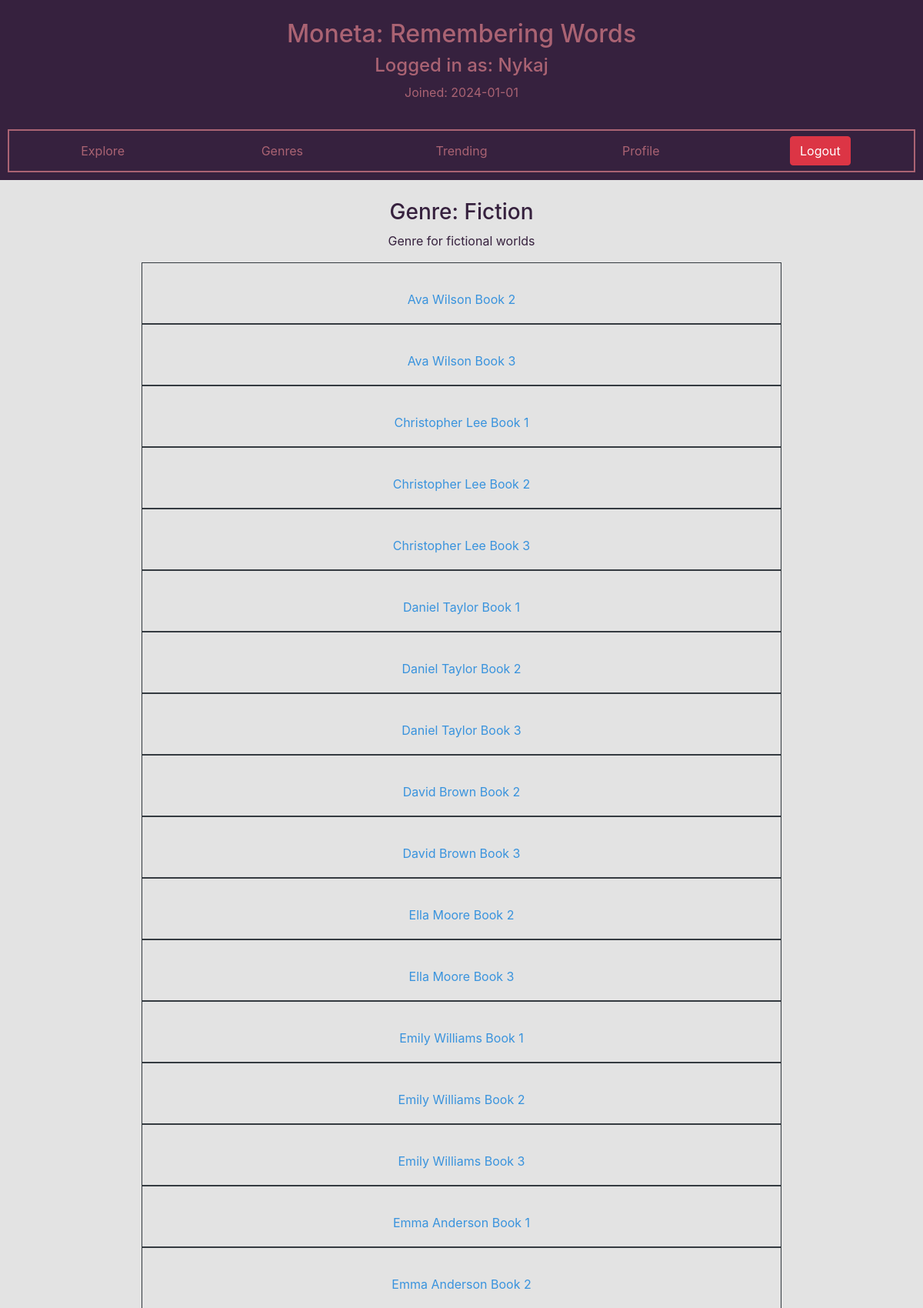
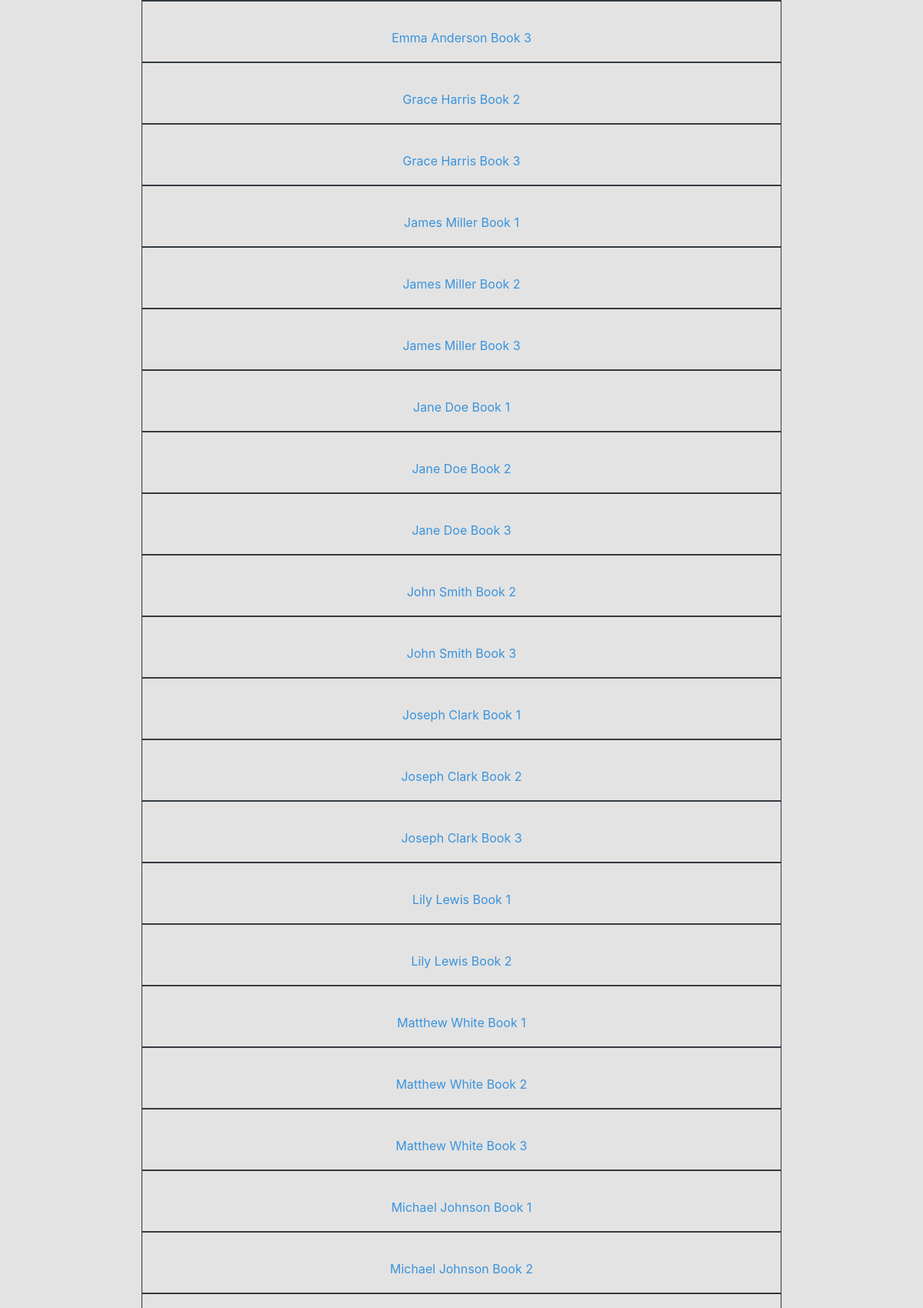
Screenshot of /sections/Fiction (signed in, upper part) with the database file from the repository (2 pictures, top to bottom).
### moneta/models.py (models this page shows, shortened)
class User(db.Model,UserMixin):
    __tablename__ = "user"
    id = db.Column(db.Integer,primary_key = True)
    username = db.Column(db.String(20),nullable=False,unique=True)
    password = db.Column(db.String(60),nullable=True)
    email = db.Column(db.String(60),nullable=False,unique=True)
    doj = db.Column(db.DateTime, nullable=False, default = date.today())
    is_librarian = db.Column(db.Integer,nullable = False, default = 0)
    borrowed = db.relationship('Borrow',backref='user',lazy=True)
    returned = db.relationship('Return',backref='user',lazy=True)
    comments = db.relationship('Comment',backref = 'user', lazy=True)
    requested = db.relationship('Requested',backref = 'user', lazy=True)

class Section(db.Model):
    __tablename__ = "section"
    id = db.Column(db.Integer,primary_key = True)
    name = db.Column(db.String(40), unique = True, nullable = False)
    doc = db.Column(db.DateTime, default = date.today()) #Unused
    description = db.Column(db.String(256))
    books = db.relationship('Book',secondary=category,backref = db.backref('sections',lazy='dynamic') )

class Book(db.Model):
    __tablename__ = "book"
    id = db.Column(db.Integer,primary_key = True)
    name = db.Column(db.String(80), unique = True, nullable = False)
    description = db.Column(db.Text)
    ratings = db.relationship('Rating',backref='book',lazy=True)
    comments = db.relationship('Comment',backref = 'book', lazy=True)
    borrowed = db.relationship('Borrow',backref = 'book',lazy=True)
    requested = db.relationship('Requested',backref = 'book',lazy=True)

### moneta/routes.py (the view)
@app.route("/sections/<name>")
@normal_user_required
def selected_genre(name):
    section = Section.query.filter(func.lower(Section.name) == name.lower()).scalar()
    if not section:
        return render_template('user_specific/non_existant.html')
    return render_template('user_specific/specific_section.html',genre = section)

### moneta/routes.py (called while the page is built, shortened)
@login_manager.user_loader
def load_user(user_id):
    user = User.query.filter_by(id=user_id).first()
    app.logger.info(f"User {user.username} was loaded!")
    return user

def normal_user_required(fun):
    @wraps(fun)
    def inner(*args,**kwargs):
        if not current_user.is_anonymous and not current_user.is_librarian:
            return fun(*args,**kwargs)
    return inner

### moneta/templates/user_specific/specific_section.html
{% extends "user_specific/dashboard.html" %}
{% block main_body %}
    <div class="container text-center">
        <h3 class="help-text">Genre: {{ genre.name.title() }}</h3>
        <p class="help-text">{{genre.description}}</p>
        {% for book in genre.books %}
            <div class="mx-auto text-center border border-dark p-1" style="width:75%">
                <br>
                <h5><a class="btn link-text" href="{{ url_for('selected_book',id = book.id) }}">{{book.name}}</a></h5>
            </div>
        {% endfor %}
    </div>
{% endblock %}

### moneta/templates/user_specific/dashboard.html
{% extends "base_templates/base.html" %}
{% block header_element %}
    <div class="container-flexible" id="header-container">
        <div class="row text-center header-container-element" id="header-container-info">
            <div class="col" id="header-container-info-content">
                <h2 class="header-info-content-text">Moneta: Remembering Words</h2>
                <h4 class="header-info-content-text">Logged in as: {{ current_user.username }} </h4>
                <p class="header-info-content-text">Joined: {{current_user.doj.__str__()[:10:]}}</p>
            </div>
        </div>
        <div class="row text-center header-container-element" id="header-container-links">
            <div class="col header-link-div"><a class="btn header-link" href="{{ url_for('search') }}">Explore</a></div>
            <div class="col header-link-div"><a class="btn header-link" href="{{ url_for('genre') }}">Genres</a></div>
            <div class="col header-link-div"><a class="btn header-link" href="{{ url_for('trending') }}">Trending</a></div>
            <div class="col header-link-div"><a class="btn header-link" href="{{ url_for('home') }}">Profile</a></div>
            <div class="col header-link-div"><a class="btn btn-danger" href="{{ url_for('logout') }}">Logout</a></div>
        </div>
    </div>
{% endblock %}

### moneta/static/custom/global_styles.css (style rules this page uses)
:root { --custom_primary: rgb(57,147,221); --custom_secondary: rgb(84,122,65); --custom_tertiary: rgb(170,99,115); --custom_accent_light: rgb(227,227,227); --custom_accent_dark: rgb(54,33,62); }
body { background-color: var(--custom_accent_light); overflow-x: hidden; min-height: 100vh; display: flex; flex-direction: column; }

### moneta/static/custom/header_styles.css (style rules this page uses)
#header-container { padding: 5px; margin-bottom: 10px; background-color: var(--custom_accent_dark); }
.header-container-element { padding: 5px; margin: 5px; margin-top: 15px; }
.header-link-div { margin: 2px; }
.header-link { color: var(--custom_tertiary); }
.header-info-content-text { color: var(--custom_tertiary); }
#header-container-links { border: 2px solid var(--custom_tertiary); }

### moneta/static/custom/content_text_styles.css (style rules this page uses)
.link-text { color: var(--custom_primary); }
.help-text { color: var(--custom_accent_dark); }

### rows the page displays
User: username "Nykaj", doj "2024-01-01"
Section: name "Fiction", description "Genre for fictional worlds"
Book: name "Ava Wilson Book 2"
Book: name "Ava Wilson Book 3"
Book: name "Christopher Lee Book 1"
Book: name "Christopher Lee Book 2"
Book: name "Christopher Lee Book 3"
Book: name "Daniel Taylor Book 1"
Book: name "Daniel Taylor Book 2"
Book: name "Daniel Taylor Book 3"
Book: name "David Brown Book 2"
Book: name "David Brown Book 3"
Book: name "Ella Moore Book 2"
Book: name "Ella Moore Book 3"
Book: name "Emily Williams Book 1"
Book: name "Emily Williams Book 2"
Book: name "Emily Williams Book 3"
Book: name "Emma Anderson Book 1"
Book: name "Emma Anderson Book 2"
Book: name "Emma Anderson Book 3"
Book: name "Grace Harris Book 2"
Book: name "Grace Harris Book 3"
Book: name "James Miller Book 1"
Book: name "James Miller Book 2"
Book: name "James Miller Book 3"
Book: name "Jane Doe Book 1"
Book: name "Jane Doe Book 2"
Book: name "Jane Doe Book 3"
Book: name "John Smith Book 2"
Book: name "John Smith Book 3"
Book: name "Joseph Clark Book 1"
Book: name "Joseph Clark Book 2"
Book: name "Joseph Clark Book 3"
Book: name "Lily Lewis Book 1"
Book: name "Lily Lewis Book 2"
Book: name "Matthew White Book 1"
Book: name "Matthew White Book 2"
Book: name "Matthew White Book 3"
Book: name "Michael Johnson Book 1"
Book: name "Michael Johnson Book 2"
